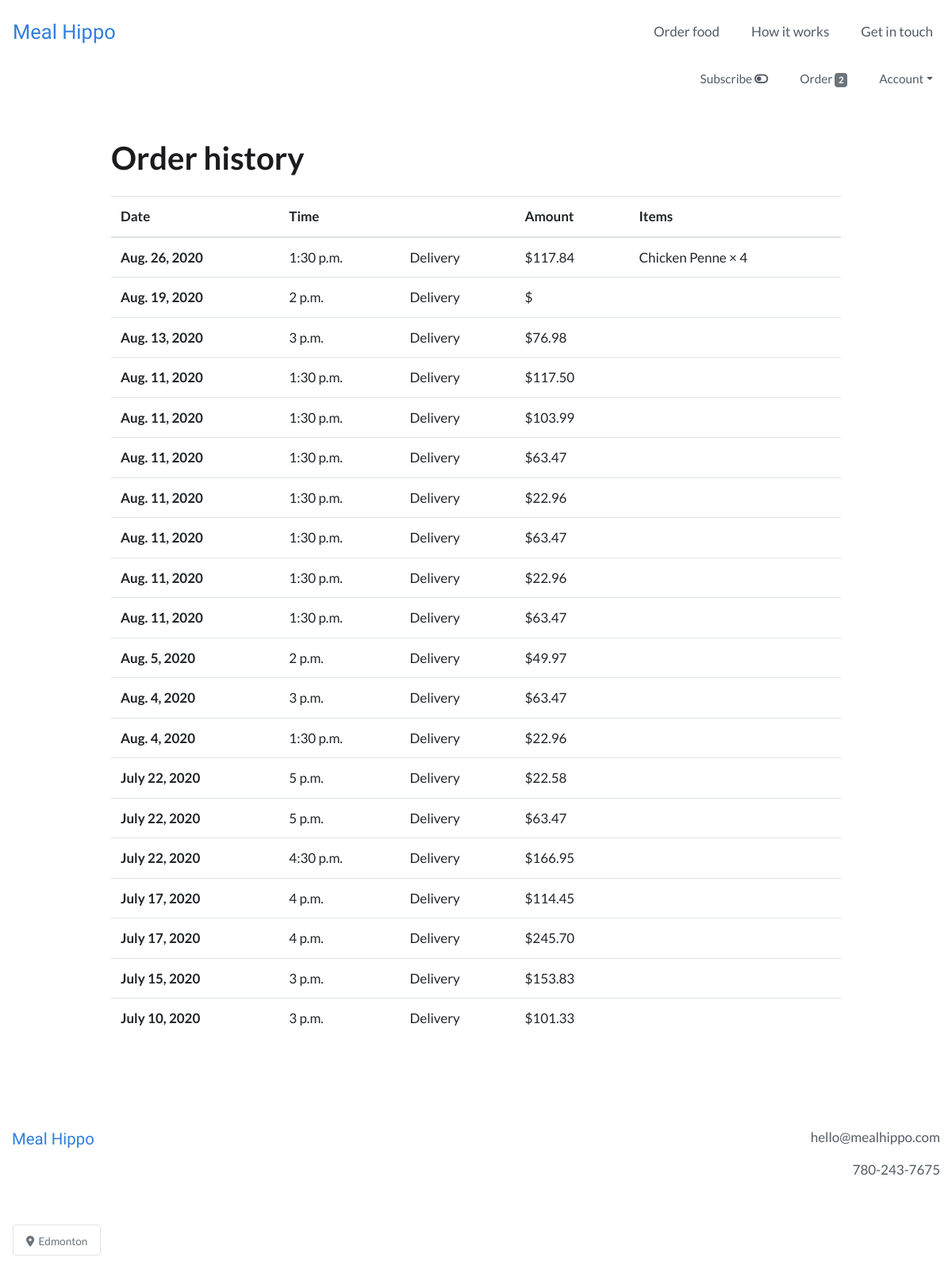
The app's page /order/history (signed in) with its own data.
### users/models.py (models this page shows, shortened)
class CustomUser(AbstractBaseUser):
    email = models.EmailField(unique=True)
    is_active = models.BooleanField(default=True)
    is_admin = models.BooleanField(default=False)
    objects = CustomUserManager()
    USERNAME_FIELD = 'email'
    REQUIRED_FIELDS = []

### webplatform/models.py (models this page shows, shortened)
class Order(models.Model):
    user = models.ForeignKey(settings.AUTH_USER_MODEL, on_delete=models.CASCADE)
    items = models.ManyToManyField(OrderItem)
    to_be_delivered = models.BooleanField(default=True)
    delivery_date = models.DateField(null=True)
    delivery_time = models.TimeField(null=True)
    notes = models.TextField(blank=True, null=True, verbose_name='Order notes')
    is_completed = models.BooleanField(default=False)
    payment = models.ForeignKey(Payment, on_delete=models.SET_NULL, blank=True, null=True)
    created_at = models.DateTimeField(auto_now_add=True)
    modified_at = models.DateTimeField(auto_now=True)

class Payment(models.Model):
    stripe_charge_id = models.CharField(max_length=50)
    user = models.ForeignKey(settings.AUTH_USER_MODEL, on_delete=models.SET_NULL, blank=True, null=True)
    price = models.FloatField()
    timestamp = models.DateTimeField(auto_now=True)

class OrderItem(models.Model):
    user = models.ForeignKey(settings.AUTH_USER_MODEL, on_delete=models.CASCADE)
    item = models.ForeignKey(Item, on_delete=models.CASCADE)
    quantity = models.IntegerField(default=1)
    is_individual = models.BooleanField(default=False)
    is_completed = models.BooleanField(default=False)

class Item(models.Model):
    supplier = models.ForeignKey(Supplier, on_delete=models.CASCADE)
    name = models.CharField(max_length=100)
    description = models.TextField()
    price = models.FloatField()
    minimum_portions = models.IntegerField(blank=True, null=True)
    portion_increment = models.IntegerField(blank=True, null=True)
    minimum_lead_time = models.IntegerField(blank=True, null=True)
    calories = models.CharField(max_length=100, blank=True, null=True)
    protein = models.FloatField(blank=True, null=True)
    fat = models.FloatField(blank=True, null=True)
    carbs = models.FloatField(blank=True, null=True)
    portion_size = models.TextField(blank=True, null=True)
    rank = models.IntegerField(blank=True, null=True)
    is_active = models.BooleanField()
    is_featured = models.BooleanField(default=False)
    created_at = models.DateTimeField(auto_now_add=True)
    modified_at = models.DateTimeField(auto_now=True)

### webplatform/views.py (the view)
# urls.py: path('order/history', views.OrderHistoryView.as_view(), name='order_history_view'),
class OrderHistoryView(IsSubscribedMixin, LoginRequiredMixin, TemplateView):
    login_url = 'login'
    template_name = 'webplatform/order_history_view.html'
    def get_context_data(self, **kwargs):
        context = super().get_context_data(**kwargs)
        context['completed_orders'] = models.Order.objects.filter(user=self.request.user, is_completed=True).order_by('-delivery_date', '-delivery_time')
        return context

### webplatform/templatetags/templatetags.py (called while the page is built)
@register.filter
def cart_item_count(user):
    if user.is_authenticated:
        queryset = models.Order.objects.filter(user=user, is_completed=False)
        if queryset.exists():
            return queryset[0].items.count()
    return 0

### webplatform/views.py (called while the page is built)
    def get_context_data(self, **kwargs):
        context = super(IsSubscribedMixin, self).get_context_data(**kwargs)
        if self.request.user.is_authenticated:
            user_subscription_qs = models.UserSubscription.objects.filter(user=self.request.user)
            user_subscription = user_subscription_qs[0]
            context['is_subscribed'] = user_subscription.is_subscribed
        return context

### webplatform/templates/webplatform/order_history_view.html (shortened to what this page needs)
{% extends 'base.html' %}
{% load static %}
{% load humanize %}
{% block content %}
<div class="container my-5">
  <div class="row my-5">
    <div class="col-md-10 offset-md-1">
      <h1 class="mb-4">Order history</h1>
      <table class="table">
        <thead>
          <tr>
            <th scope="col">Date</th>
            <th scope="col">Time</th>
            <th scope="col"></th>
            <th scope="col">Amount</th>
            <th scope="col">Items</th>
          </tr>
        </thead>
        <tbody>
          {% for completed_order in completed_orders %}
            <tr>
              <th scope="row">{{ completed_order.delivery_date }}</th>
              <td>{{ completed_order.delivery_time }}</td>
              <td>{% if completed_order.to_be_delivered %}Delivery{% else %}Pickup{% endif %}</td>
              <td>${{ completed_order.payment.price|floatformat:2|intcomma }}</td>
              <td>
                {% for order_item in completed_order.items.all %}
                  {{ order_item.item.name }} &times; {{ order_item.quantity }}<br>
                {% endfor %}
              </td>
            </tr>
          {% endfor %}
        </tbody>
      </table>
    </div>
  </div>
</div>
{% endblock %}

### templates/base.html (shortened to what this page needs)
{% load static %}
{% load templatetags %}
<!DOCTYPE html>
<html lang="en" dir="ltr">
  <head>
    <link rel="stylesheet" href="https://stackpath.bootstrapcdn.com/bootstrap/4.4.1/css/bootstrap.min.css">
    <link rel="stylesheet" type="text/css" href="{% static 'style.css' %}">
  </head>
  <body>
    <nav class="navbar navbar-expand-md navbar-light py-3">
      <a class="navbar-brand" href="{% url 'webplatform:home_view' %}">Meal&nbsp;Hippo</a>
      <div class="collapse navbar-collapse" id="navbarText">
        <ul class="navbar-nav ml-auto">
          <li class="nav-item mr-4">
            <a class="nav-link" href="{% url 'webplatform:order_items_view' %}">Order food</a>
          </li>
          <li class="nav-item mr-4">
            <a class="nav-link" href="{% url 'webplatform:support_view' %}">How it works</a>
          </li>
          {% if user.is_authenticated %}
            <li class="nav-item">
          {% else %}
            <li class="nav-item mr-4">
          {% endif %}
            <a class="nav-link" href="{% url 'webplatform:contact_view' %}">Get in touch</a>
          </li>
        </ul>
      </div>
    </nav>
    {% if user.is_authenticated %}
        <nav class="navbar navbar-expand navbar-light user-nav pt-0">
            <ul class="navbar-nav mx-auto ml-md-auto mr-md-0">
              {% if is_subscribed %}
                <li class="nav-item mr-4">
                  <a class="nav-link" data-toggle="modal" data-target="#subscribe_modal" href="">Subscribed <i class="fas fa-toggle-on"></i></a>
                </li>
              {% else %}
                <span data-toggle="tooltip" data-placement="bottom" title="Set up automatic weekly orders and save money">
                  <li class="nav-item mr-4">
                    <a class="nav-link" data-toggle="modal" data-target="#subscribe_modal" href="">Subscribe <i class="fas fa-toggle-off"></i></a>
                  </li>
                </span>
              {% endif %}
              <li class="nav-item mr-4">
                <a class="nav-link" href="{% url 'webplatform:order_items_view' %}">
                  Order <span class="badge badge-secondary">{{ request.user|cart_item_count }}</span>
                </a>
              </li>
              <li class="nav-item dropdown">
                <a class="nav-link dropdown-toggle" data-toggle="dropdown" href="#" role="button" aria-haspopup="true" aria-expanded="false">Account</a>
              </li>
            </ul>
        </nav>
    {% endif %}
    {% block content %}
    {% endblock %}
    <footer>
      <div class="container-fluid text-center py-5 mb-5">
        <div class="row">
          <div class="col-sm text-sm-left mb-4">
            <span class="logo">
              <a href="{% url 'webplatform:home_view' %}">Meal&nbsp;Hippo</a>
            </span>
          </div>
          <div class="col-sm text-sm-right">
            <p>hello@mealhippo.com</p>
            <p>780-243-7675</p>
          </div>
        </div>
      </div>
    </footer>
    <div class="fixed-bottom ml-3 mb-4 location">
      <span class="border rounded text-secondary bg-white px-3 py-2 location-badge">
        <small><i class="fas fa-map-marker-alt"></i>&nbsp;&nbsp;Edmonton</small>
      </span>
    </div>
  </body>
</html>

### static/style.css (style rules this page uses)
:root { --heading: #1B1B1F; --sub_heading: #1B1B1F; --text: #535a66; --logo: #307FDB; --button_dark: #307FDB; --button_light: #388FF4; --link_dark: #307FDB; --link_light: #388FF4; --nav_dark: #535a66; --nav_light: #1B1B1F; --attention_dark: #C1DAFF; --attention_light: #D8E8FF; --attention_text: #0956AF; --splash_focus: #78290F; }
body { color: var(--text); font-family: 'Lato', sans-serif; font-size: 17px; }
a, .btn-link { color: var(--link_dark); }
h1, h2, h3 { font-weight: bold; color: var(--heading); }
.navbar-light .navbar-brand, .logo a { color: var(--logo); font-size: 1.5em; font-family: 'Varela Round', "Arial Rounded MT Bold", "Helvetica Rounded", sans-serif; }
.logo a { font-size: 1.2em; }
.navbar-nav .nav-item a.nav-link { color: var(--nav_dark); }
.user-nav { font-size: 0.9em; }
.location { width: 120px; }

### records on screen
CustomUser: user|cart_item_count "2"
Order: delivery_date "Aug. 26, 2020", delivery_time "1:30 p.m.", to_be_delivered "Delivery", payment.price "117.84"
OrderItem: item.name "Chicken Penne", quantity "4"
Order: delivery_date "Aug. 19, 2020", delivery_time "2 p.m.", to_be_delivered "Delivery"
Order: delivery_date "Aug. 13, 2020", delivery_time "3 p.m.", to_be_delivered "Delivery", payment.price "76.98"
Order: delivery_date "Aug. 11, 2020", delivery_time "1:30 p.m.", to_be_delivered "Delivery", payment.price "117.50"
Order: delivery_date "Aug. 11, 2020", delivery_time "1:30 p.m.", to_be_delivered "Delivery", payment.price "103.99"
Order: delivery_date "Aug. 11, 2020", delivery_time "1:30 p.m.", to_be_delivered "Delivery", payment.price "63.47"
Order: delivery_date "Aug. 11, 2020", delivery_time "1:30 p.m.", to_be_delivered "Delivery", payment.price "22.96"
Order: delivery_date "Aug. 11, 2020", delivery_time "1:30 p.m.", to_be_delivered "Delivery", payment.price "63.47"
Order: delivery_date "Aug. 11, 2020", delivery_time "1:30 p.m.", to_be_delivered "Delivery", payment.price "22.96"
Order: delivery_date "Aug. 11, 2020", delivery_time "1:30 p.m.", to_be_delivered "Delivery", payment.price "63.47"
Order: delivery_date "Aug. 5, 2020", delivery_time "2 p.m.", to_be_delivered "Delivery", payment.price "49.97"
Order: delivery_date "Aug. 4, 2020", delivery_time "3 p.m.", to_be_delivered "Delivery", payment.price "63.47"
Order: delivery_date "Aug. 4, 2020", delivery_time "1:30 p.m.", to_be_delivered "Delivery", payment.price "22.96"
Order: delivery_date "July 22, 2020", delivery_time "5 p.m.", to_be_delivered "Delivery", payment.price "22.58"
Order: delivery_date "July 22, 2020", delivery_time "5 p.m.", to_be_delivered "Delivery", payment.price "63.47"
Order: delivery_date "July 22, 2020", delivery_time "4:30 p.m.", to_be_delivered "Delivery", payment.price "166.95"
Order: delivery_date "July 17, 2020", delivery_time "4 p.m.", to_be_delivered "Delivery", payment.price "114.45"
Order: delivery_date "July 17, 2020", delivery_time "4 p.m.", to_be_delivered "Delivery", payment.price "245.70"
Order: delivery_date "July 15, 2020", delivery_time "3 p.m.", to_be_delivered "Delivery", payment.price "153.83"
Order: delivery_date "July 10, 2020", delivery_time "3 p.m.", to_be_delivered "Delivery", payment.price "101.33"
